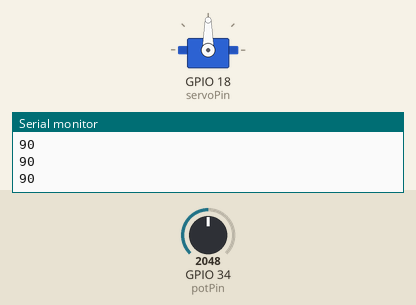
This sketch was run on a simulated ESP32. Shown: servo, the last lines printed to the serial monitor. The inputs (shaded band) are chosen by the test bench; at power-on: GPIO 34 (potPin) = 2048.

Above: at 1.2 s.
1.3 s: GPIO 34 (potPin) set to 2866
At 2.1 s:
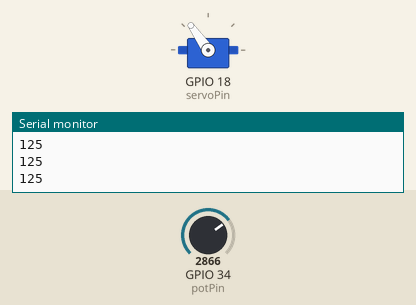
2.9 s: GPIO 34 (potPin) set to 3603
At 3.3 s:
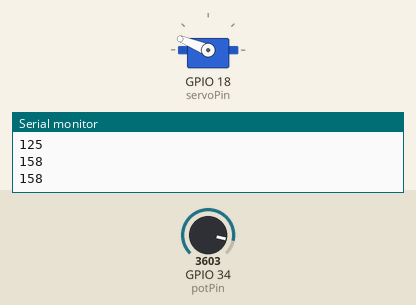
4.5 s: GPIO 34 (potPin) set to 4095
At 5.8 s:
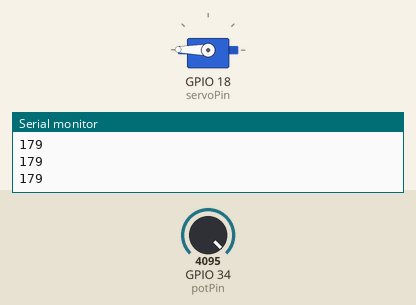
6.1 s: GPIO 34 (potPin) set to 1228
At 7.1 s:
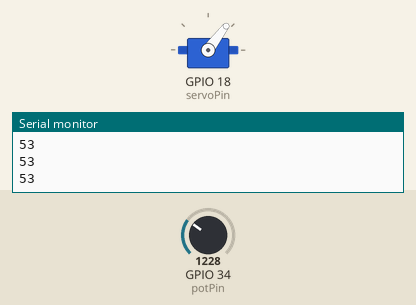
7.7 s: GPIO 34 (potPin) set to 491
At 8.3 s:
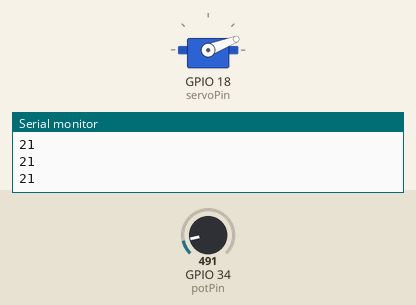
9.3 s: GPIO 34 (potPin) set to 0
At 10.8 s:
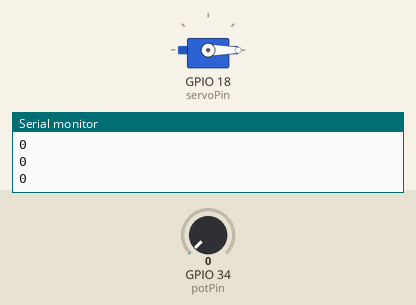
Timing chart, 0 to 11.9 s (numbered marks = the images above; inputs shaded):
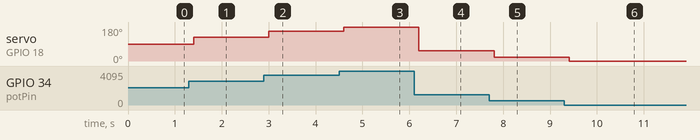

The sketch:

Knob.ino
```cpp
/*
 Controlling a servo position using a potentiometer (variable resistor)
 by Michal Rinott <http://people.interaction-ivrea.it/m.rinott>

 modified on 8 Nov 2013
 by Scott Fitzgerald

 modified for the ESP32 on March 2017
 by John Bennett

 see  http://www.arduino.cc/en/Tutorial/Knob for a description of the original code

 * Different servos require different pulse widths to vary servo angle, but the range is
 * an approximately 500-2500 microsecond pulse every 20ms (50Hz). In general, hobbyist servos
 * sweep 180 degrees, so the lowest number in the published range for a particular servo
 * represents an angle of 0 degrees, the middle of the range represents 90 degrees, and the top
 * of the range represents 180 degrees. So for example, if the range is 1000us to 2000us,
 * 1000us would equal an angle of 0, 1500us would equal 90 degrees, and 2000us would equal 1800
 * degrees.
 *
 * Circuit: (using an ESP32 Thing from Sparkfun)
 * Servo motors have three wires: power, ground, and signal. The power wire is typically red,
 * the ground wire is typically black or brown, and the signal wire is typically yellow,
 * orange or white. Since the ESP32 can supply limited current at only 3.3V, and servos draw
 * considerable power, we will connect servo power to the VBat pin of the ESP32 (located
 * near the USB connector). THIS IS ONLY APPROPRIATE FOR SMALL SERVOS.
 *
 * We could also connect servo power to a separate external
 * power source (as long as we connect all of the grounds (ESP32, servo, and external power).
 * In this example, we just connect ESP32 ground to servo ground. The servo signal pins
 * connect to any available GPIO pins on the ESP32 (in this example, we use pin 18.
 *
 * In this example, we assume a Tower Pro SG90 small servo connected to VBat.
 * The published min and max for this servo are 500 and 2400, respectively.
 * These values actually drive the servos a little past 0 and 180, so
 * if you are particular, adjust the min and max values to match your needs.
 */

// Include the ESP32 Arduino Servo Library instead of the original Arduino Servo Library
#include <ESP32Servo.h>

Servo myservo;  // create servo object to control a servo

// Possible PWM GPIO pins on the ESP32: 0(used by on-board button),2,4,5(used by on-board LED),12-19,21-23,25-27,32-33
int servoPin = 18;      // GPIO pin used to connect the servo control (digital out)
// Possible ADC pins on the ESP32: 0,2,4,12-15,32-39; 34-39 are recommended for analog input
int potPin = 34;        // GPIO pin used to connect the potentiometer (analog in)
int ADC_Max = 4096;     // This is the default ADC max value on the ESP32 (12 bit ADC width);
                        // this width can be set (in low-level oode) from 9-12 bits, for a
                        // a range of max values of 512-4096

int val;    // variable to read the value from the analog pin

void setup()
{
	// Allow allocation of all timers
  Serial.begin(115200);
	ESP32PWM::allocateTimer(0);
	ESP32PWM::allocateTimer(1);
	ESP32PWM::allocateTimer(2);
	ESP32PWM::allocateTimer(3);
  myservo.setPeriodHertz(50);// Standard 50hz servo
  myservo.attach(servoPin, 500, 2400);   // attaches the servo on pin 18 to the servo object
                                         // using SG90 servo min/max of 500us and 2400us
                                         // for MG995 large servo, use 1000us and 2000us,
                                         // which are the defaults, so this line could be
                                         // "myservo.attach(servoPin);"
}

void loop() {
  val = analogRead(potPin);            // read the value of the potentiometer (value between 0 and 1023)

  val = map(val, 0, ADC_Max, 0, 180);     // scale it to use it with the servo (value between 0 and 180)
  myservo.write(val);                  // set the servo position according to the scaled value
    Serial.println(val);
  delay(200);                          // wait for the servo to get there
}
```

Measured:
- after the input at 1.3 s, servo on GPIO 18 (servoPin): 90° → 125° after 0.10 s
- after the input at 2.9 s, servo on GPIO 18 (servoPin): 125° → 158° after 0.10 s
- after the input at 4.5 s, servo on GPIO 18 (servoPin): 158° → 179° after 0.10 s
- after the input at 6.1 s, servo on GPIO 18 (servoPin): 179° → 53° after 0.11 s
- after the input at 7.7 s, servo on GPIO 18 (servoPin): 53° → 21° after 0.11 s
- after the input at 9.3 s, servo on GPIO 18 (servoPin): 21° → 0° after 0.11 s
